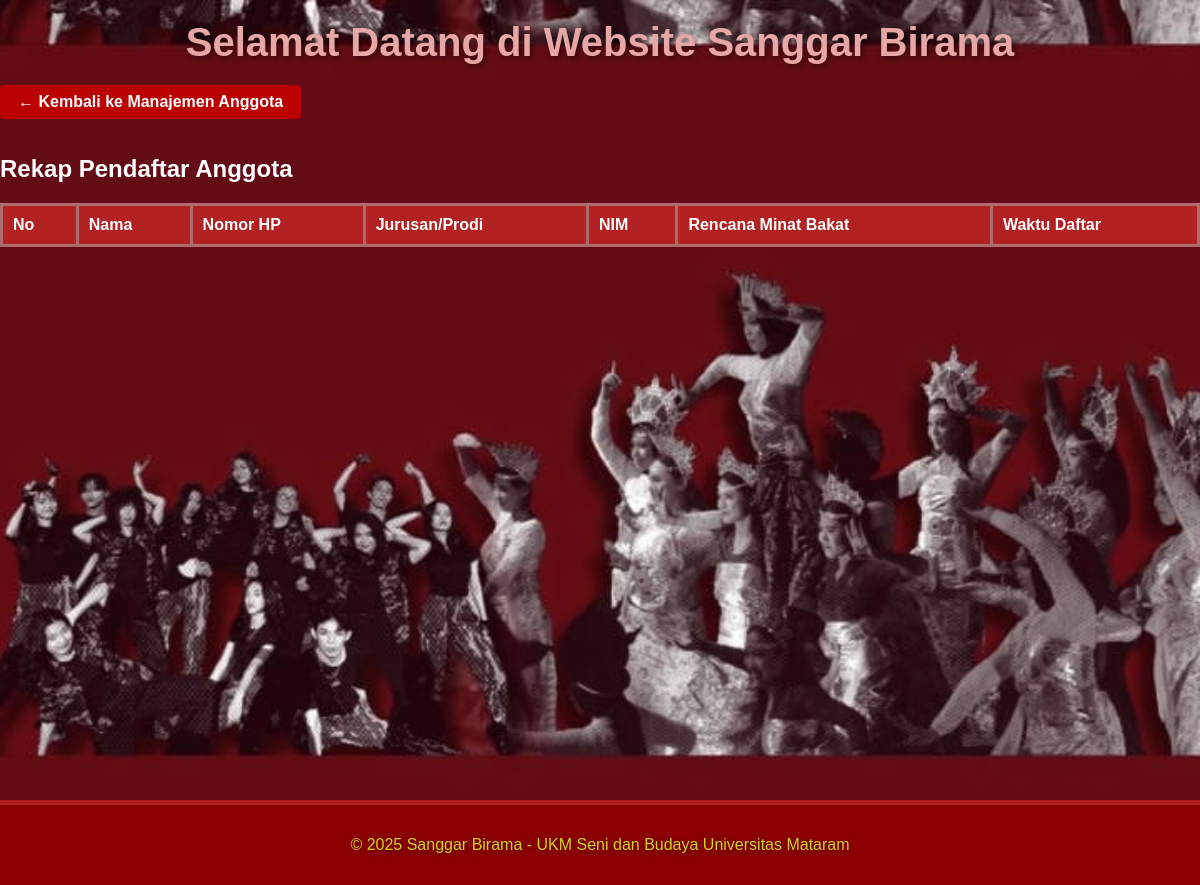
The page /app/views/rekap_pendaftar.php (signed in) on the database as committed earlier.
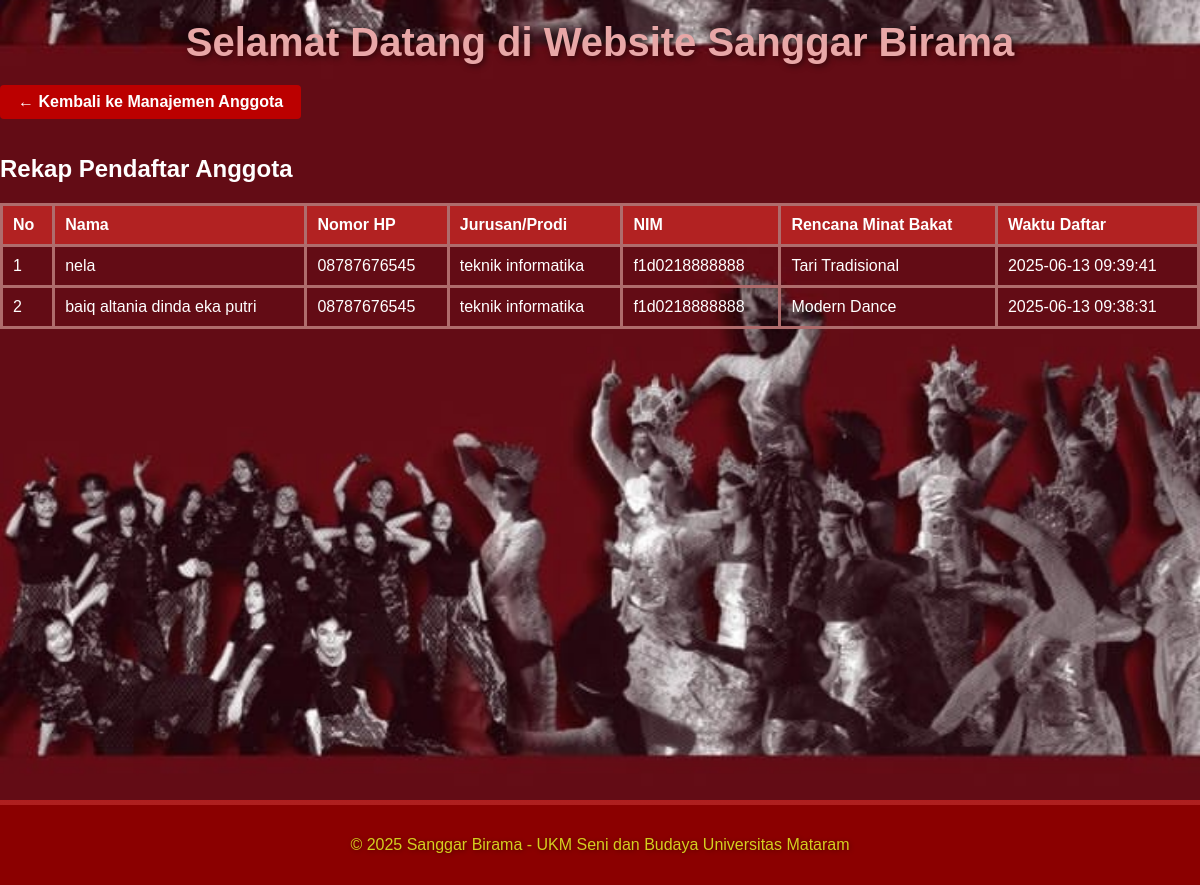
The same page on the database as committed later.
### tables this page shows
CREATE TABLE `pendaftaran` (
  `id` int(11) NOT NULL,
  `nama` varchar(100) NOT NULL,
  `no_hp` varchar(20) NOT NULL,
  `jurusan` varchar(100) NOT NULL,
  `nim` varchar(30) NOT NULL,
  `minat_bakat` varchar(100) NOT NULL,
  `waktu_daftar` timestamp NOT NULL DEFAULT current_timestamp()
);

### app/views/rekap_pendaftar.php (the view, shortened to what this page needs)
<?php
require_once __DIR__ . '/../config/config.php';
$result = $mysqli->query("SELECT * FROM pendaftaran ORDER BY waktu_daftar DESC");
?>
<?php include __DIR__ . '/header.php'; ?>
<a href="manajemen_anggota_kinerja.php" class="button" style="margin-bottom:16px;display:inline-block;">&larr; Kembali ke Manajemen Anggota</a>
<h2>Rekap Pendaftar Anggota</h2>
<table border="1" cellpadding="6" cellspacing="0">
    <tr>
        <th>No</th>
        <th>Nama</th>
        <th>Nomor HP</th>
        <th>Jurusan/Prodi</th>
        <th>NIM</th>
        <th>Rencana Minat Bakat</th>
        <th>Waktu Daftar</th>
    </tr>
    <?php
    $no = 1;
    while ($row = $result->fetch_assoc()) {
        echo "<tr>";
        echo "<td>{$no}</td>";
        echo "<td>" . htmlspecialchars($row['nama']) . "</td>";
        echo "<td>" . htmlspecialchars($row['no_hp']) . "</td>";
        echo "<td>" . htmlspecialchars($row['jurusan']) . "</td>";
        echo "<td>" . htmlspecialchars($row['nim']) . "</td>";
        echo "<td>" . htmlspecialchars($row['minat_bakat']) . "</td>";
        echo "<td>" . htmlspecialchars($row['waktu_daftar']) . "</td>";
        echo "</tr>";
        $no++;
    }
    ?>
</table>
<?php include __DIR__ . '/footer.php'; ?>

### app/views/header.php (shortened to what this page needs)
<!DOCTYPE html>
<html lang="id">
<head>
    <link rel="stylesheet" href="/SI-BIRAMA/public/css/style.css">
</head>
<body>
    <div class="form-container">
        <header>
            <h1>Selamat Datang di Website Sanggar Birama</h1>
        </header>

### app/views/footer.php
    </div>
    <footer>
        <p>&copy; 2025 Sanggar Birama - UKM Seni dan Budaya Universitas Mataram</p>
    </footer>
</body>
</html>

### public/css/style.css (style rules this page uses)
a.button { display: inline-block; padding: 8px 18px; background: #b00; color: #fff !important; border-radius: 4px; text-decoration: none; border: none; font-weight: bold; cursor: pointer; margin-right: 8px; transition: background 0.2s; }
body { margin: 0; font-family: Arial, sans-serif; background: linear-gradient(to bottom, #8B0000, #B22222); color: #fff; }
header { background: transparent; padding: 20px; text-align: center; color: #e8a7a7; }
header h1 { margin: 0; font-size: 2.5em; text-shadow: 2px 2px 6px rgba(0, 0, 0, 0.5); }
.form-container { padding: 20px; }
table { width: 100%; border-collapse: collapse; margin-top: 10px; }
table, th, td { border: 3px solid #af6c6c; }
th, td { padding: 10px; text-align: left; }
th { background-color: #B22222; color: white; }
a { color: #B22222; font-weight: bold; text-decoration: none; }
footer { text-align: center; padding: 15px; background: transparent; color: #e8a7a7; margin-top: 40px; text-shadow: 1px 1px 5px rgba(0, 0, 0, 0.4); }
footer { text-align: center; padding: 15px; background: #8B0000; color: rgb(213, 207, 31); margin-top: 5px; text-shadow: 1px 1px 5px rgba(0, 0, 0, 0.4); }
.form-container { position: relative; width: 100%; height: auto; min-height: 100vh; padding: 0; background-image: url("/SI-BIRAMA/public/images/background2.jpg"); background-size: cover; background-position: center; background-repeat: repeat; border-radius: 0; box-shadow: none; }

Rows that differ between the two databases and show on the page:
added pendaftaran: nama "nela", no_hp "08787676545", jurusan "teknik informatika", nim "f1d0218888888", minat_bakat "Tari Tradisional", waktu_daftar "2025-06-13 09:39:41"
added pendaftaran: nama "baiq altania dinda eka putri", no_hp "08787676545", jurusan "teknik informatika", nim "f1d0218888888", minat_bakat "Modern Dance", waktu_daftar "2025-06-13 09:38:31"
